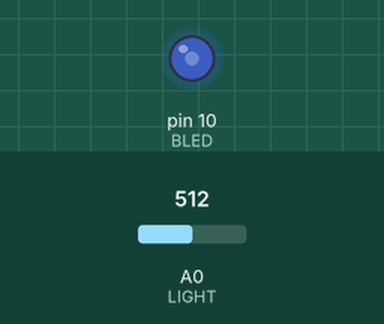
This sketch was run on a simulated Arduino Uno, built with avr-gcc and run on an emulated ATmega328P. Shown: output pins drawn as LEDs (lit = HIGH). Inputs (shaded band) come from the test bench; at power-on: A0 (LIGHT) = 512.

Above: at 1.2 s.
1.3 s: A0 (LIGHT) set to 716
At 1.6 s:
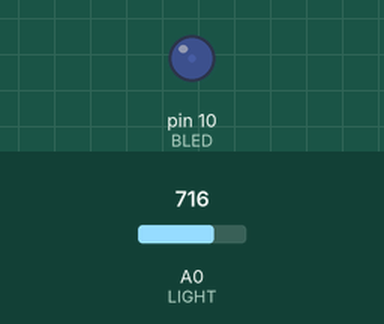
2.8 s: A0 (LIGHT) set to 760
At 3.9 s:
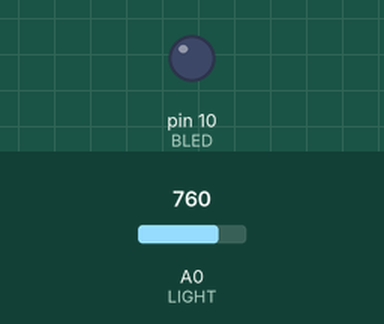
4.3 s: A0 (LIGHT) set to 732
At 5.0 s:
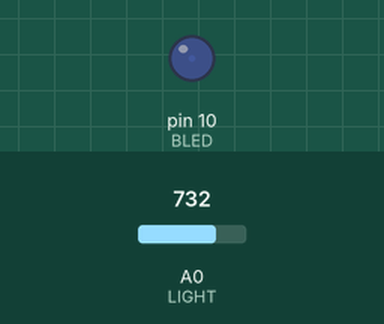
5.8 s: A0 (LIGHT) set to 306
At 6.2 s:
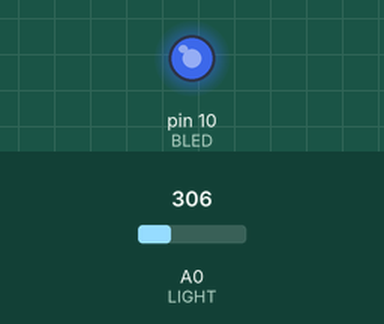
7.3 s: A0 (LIGHT) set to 511
At 8.5 s:
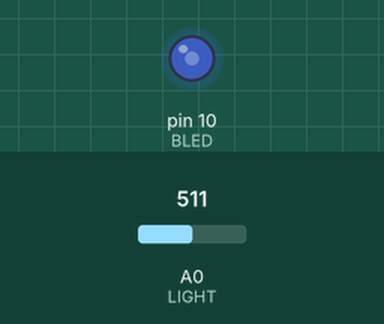
8.8 s: A0 (LIGHT) set to 900
At 9.7 s:
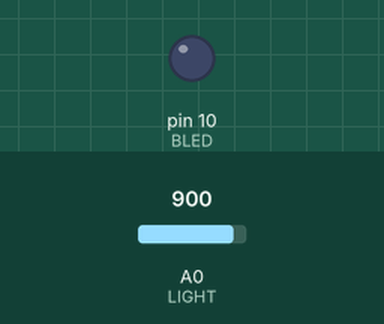
Timing chart, 0 to 11.3 s (numbered marks = the images above; inputs shaded):
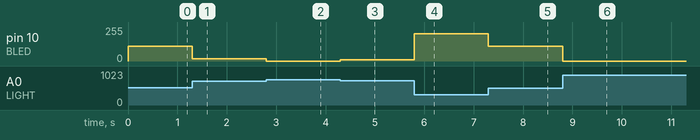

The sketch:

arduino-nightlight.ino
```cpp
const int BLED = 10; //Red LED on pin 10
const int LIGHT = 0; //Light sensor on Analog pin 0
const int MIN_LIGHT = 200; //Minimum expected light value
const int MAX_LIGHT = 750; //Maximum expected light value
int val = 0; //variable to hold analog reading

void setup() {
  pinMode(BLED, OUTPUT); //Set LED as output

}

void loop() {
  val = analogRead(LIGHT); //Read the analog photoresistor value
  val = map(val, MIN_LIGHT, MAX_LIGHT, 255, 0);
  val = constrain(val, 0, 255); //set limit of max and min value

  analogWrite(BLED, val); //control the LED

}
```

Measured:
- after the input at 1.3 s, pin 10 (BLED): 111/255 → 16/255 at once
- after the input at 2.8 s, pin 10 (BLED): 16/255 → 0/255 at once
- after the input at 4.3 s, pin 10 (BLED): 0/255 → 9/255 at once
- after the input at 5.8 s, pin 10 (BLED): 9/255 → 206/255 at once
- after the input at 7.3 s, pin 10 (BLED): 206/255 → 111/255 at once
- after the input at 8.8 s, pin 10 (BLED): 111/255 → 0/255 at once
